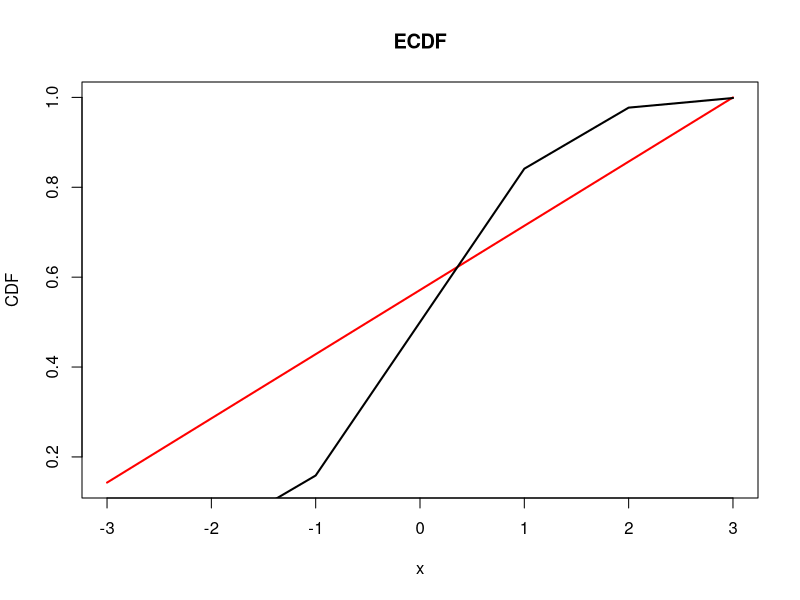
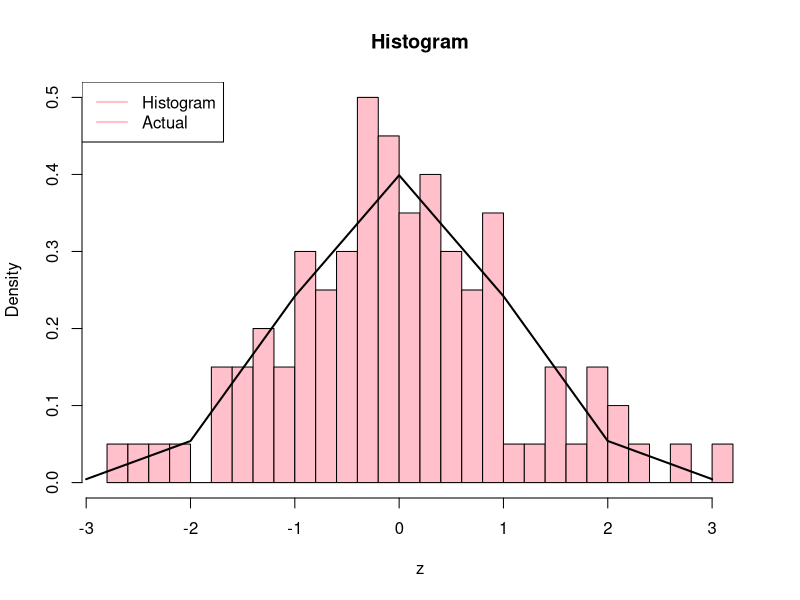
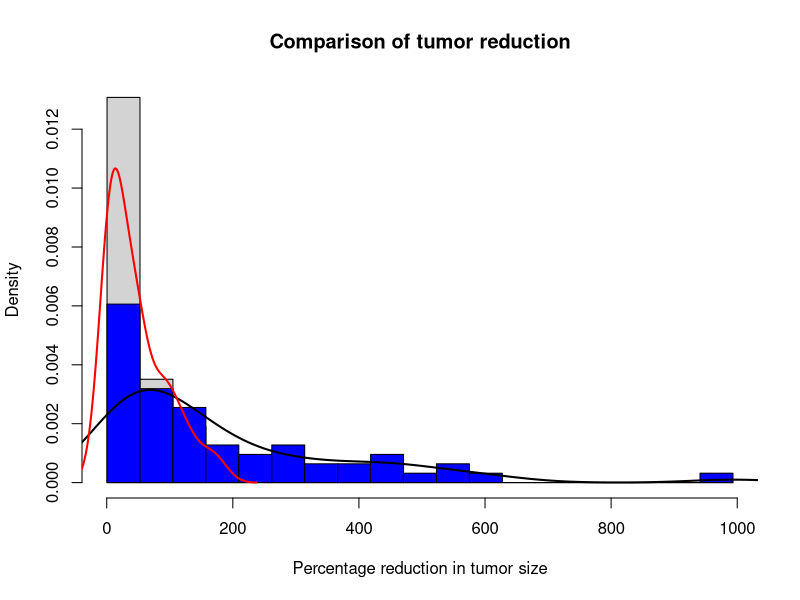

Write R code to recreate these figures, in order.
#sampling from vectors
sample(x=letters,replace = TRUE,size=11)
sample(x=c(200,200.09),replace=TRUE,size=10)
n=100
z=rnorm(n,mean=0,sd=1)
mean(z)
var(z)
####fun with ecdf
x=seq(-3,3,n=100)
ecdf.fun=ecdf(x)
class(ecdf.fun)
ecdf.fun(0)
plot(x, ecdf.fun(x), lwd=2, col="red", type="l", ylab="CDF", main="ECDF")
lines(x,pnorm(x),lwd=2)
ks.test(rnorm(n), rt(n, df=1))
####playing with basic hist()###
hist.obj=hist(z,breaks=30,plot=FALSE) 
class(hist.obj)
plot(hist.obj,col="pink",freq=FALSE,main="Histogram")
lines(x,dnorm(x),lwd=2)
legend("topleft",legend=c("Histogram","Actual"),lwd=2,col="pink")
###Random numbers generated in R(in any language) are not “truly” random##
##The default algorithm in R is called the “Mersenne Twister”###
###they are what we call pseudorandom##
n=60
mu.drug=2
mu.nodrug=runif(n,0,1)
x.drug=100*rexp(n,1/mu.drug)
x.nodrug=100*rexp(n,1/mu.nodrug)
x.range=range(c(x.nodrug,x.drug))
breaks=seq(min(x.range),max(x.range),length=20)
hist(x.nodrug,breaks=breaks,probability=TRUE,xlim=x.range,col="lightgray",xlab="Percentage reduction in tumor size",main="Comparison of tumor reduction")
hist(x.drug,breaks=breaks,probability=TRUE,col="blue",add=TRUE)
lines(density(x.drug),lwd=2,col="black")
lines(density(x.nodrug),lwd=2,col="red")



